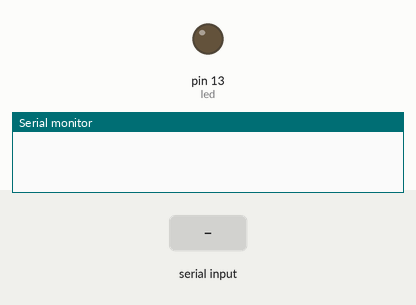
Recording of a sketch running on a simulated Arduino Uno, built with avr-gcc and run on an emulated ATmega328P. On the bench: output pins drawn as LEDs (lit = HIGH), the last lines printed to the serial monitor. The inputs (shaded band) are chosen by the test bench.

Above: at 1.2 s.
1.3 s: "y" received over Serial
At 2.5 s:
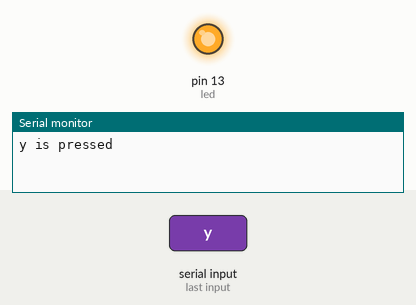
2.8 s: "n" received over Serial
At 3.7 s:
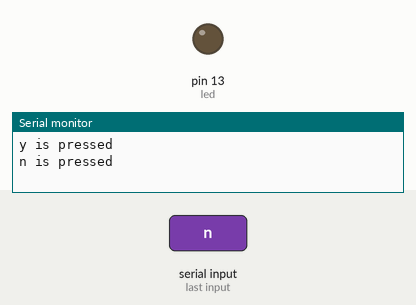
Timing chart, 0 to 5.8 s (numbered marks = the images above; inputs shaded):
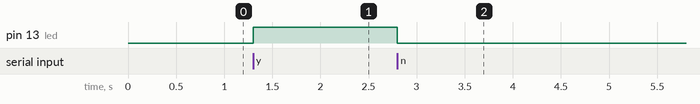

Measured:
- after the input at 1.3 s, pin 13 (led): LOW → HIGH at once
- after the input at 2.8 s, pin 13 (led): HIGH → LOW at once

The sketch:

serial_communication.ino
```cpp
int led = 13;
//int button = 12;

void setup() {
pinMode(led, OUTPUT);
//pinMode(button, INPUT);
Serial.begin(9600);
}

void loop(){
if(Serial.available() > 0) {
char ledState = Serial.read();
if(ledState == 'y'){
digitalWrite(led, HIGH);
Serial.println("y is pressed");
}
if(ledState == 'n'){
digitalWrite(led, LOW);
Serial.println("n is pressed");
}
}

/*
int buttonState = digitalRead(button);
if ( buttonState == HIGH){
Serial.println("Button is pressed");
delay(500);

}
*/
}
```
